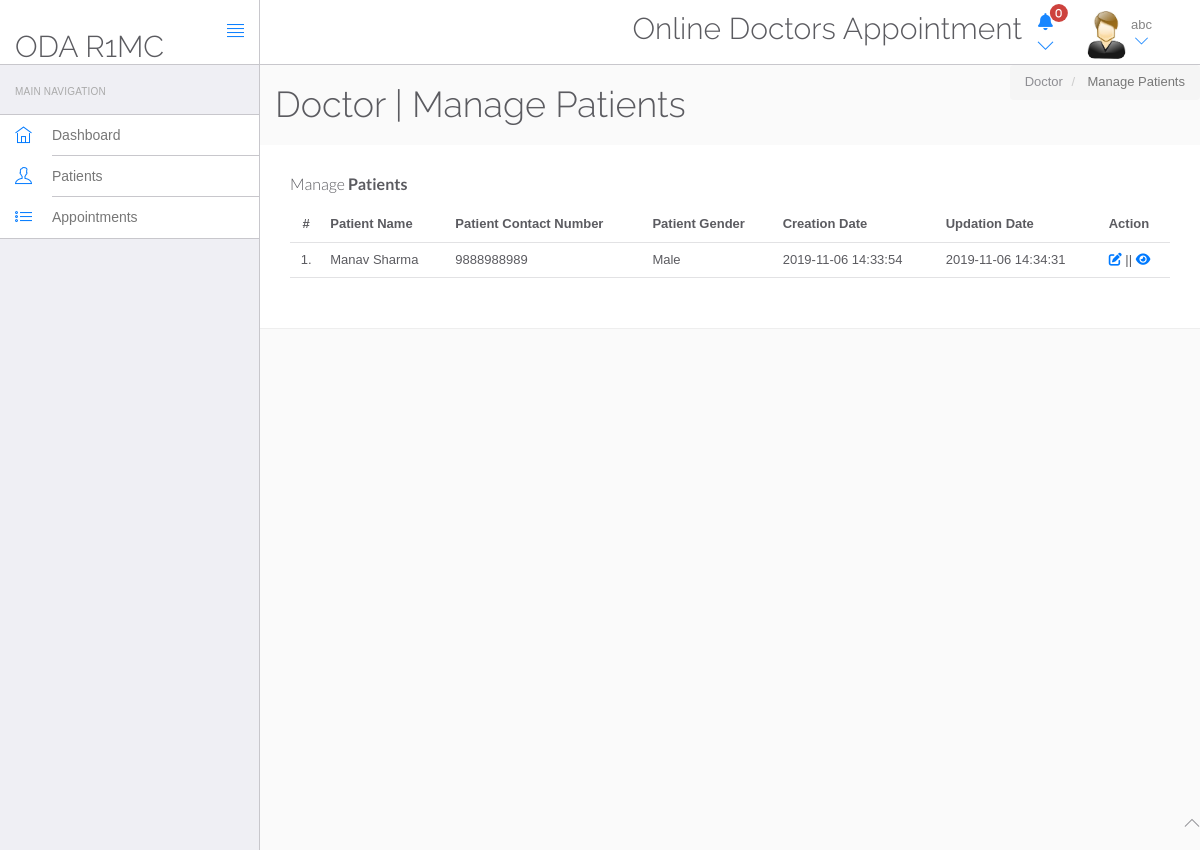
The page /users/doctor/manage-patient.php (signed in) on the database its author committed.
### tables this page shows
CREATE TABLE `doctors` (
  `id` int(11) NOT NULL,
  `specilization` varchar(255) DEFAULT NULL,
  `doctorName` varchar(255) DEFAULT NULL,
  `address` longtext DEFAULT NULL,
  `docFees` varchar(255) DEFAULT NULL,
  `contactno` bigint(11) DEFAULT NULL,
  `docEmail` varchar(255) DEFAULT NULL,
  `password` varchar(255) DEFAULT NULL,
  `creationDate` timestamp NULL DEFAULT current_timestamp(),
  `updationDate` timestamp NULL DEFAULT NULL ON UPDATE current_timestamp()
);

CREATE TABLE `tblpatient` (
  `ID` int(10) NOT NULL,
  `Docid` int(10) DEFAULT NULL,
  `PatientName` varchar(200) DEFAULT NULL,
  `PatientContno` bigint(10) DEFAULT NULL,
  `PatientEmail` varchar(200) DEFAULT NULL,
  `PatientGender` varchar(50) DEFAULT NULL,
  `PatientAdd` mediumtext DEFAULT NULL,
  `PatientAge` int(10) DEFAULT NULL,
  `PatientMedhis` mediumtext DEFAULT NULL,
  `CreationDate` timestamp NULL DEFAULT current_timestamp(),
  `UpdationDate` timestamp NULL DEFAULT NULL ON UPDATE current_timestamp()
);

### users/doctor/manage-patient.php (the view, shortened to what this page needs)
<?php
include('include/config.php');
?>
<!DOCTYPE html>
<html lang="en">
	<head>
		<link rel="stylesheet" href="vendor/bootstrap/css/bootstrap.min.css">
		<link rel="stylesheet" href="vendor/fontawesome/css/font-awesome.min.css">
		<link rel="stylesheet" href="vendor/themify-icons/themify-icons.min.css">
		<link href="vendor/animate.css/animate.min.css" rel="stylesheet" media="screen">
		<link href="vendor/perfect-scrollbar/perfect-scrollbar.min.css" rel="stylesheet" media="screen">
		<link href="vendor/switchery/switchery.min.css" rel="stylesheet" media="screen">
		<link href="vendor/bootstrap-touchspin/jquery.bootstrap-touchspin.min.css" rel="stylesheet" media="screen">
		<link href="vendor/select2/select2.min.css" rel="stylesheet" media="screen">
		<link href="vendor/bootstrap-datepicker/bootstrap-datepicker3.standalone.min.css" rel="stylesheet" media="screen">
		<link href="vendor/bootstrap-timepicker/bootstrap-timepicker.min.css" rel="stylesheet" media="screen">
		<link rel="stylesheet" href="assets/css/styles.css">
		<link rel="stylesheet" href="assets/css/plugins.css">
		<link rel="stylesheet" href="assets/css/themes/theme-1.css" id="skin_color" />
	</head>
	<body>
		<div id="app">
<?php include('include/sidebar.php');?>
<div class="app-content">
<?php include('include/header.php');?>
<div class="main-content" >
<div class="wrap-content container" id="container">
<div class="row">
<div class="col-sm-8">
<h1 class="mainTitle">Doctor | Manage Patients</h1>
</div>
<ol class="breadcrumb" style="float: right;">
<li >
<span>Doctor</span>
</li>
<li class="active">
<span>Manage Patients</span>
</li>
</ol>
</div>
<div class="container-fluid container-fullw bg-white">
<div class="row">
<div class="col-md-12">
<h5 class="over-title margin-bottom-15" >Manage <span class="text-bold">Patients</span></h5>
<table class="table table-hover" id="sample-table-1">
<thead>
<tr>
<th class="center">#</th>
<th>Patient Name</th>
<th>Patient Contact Number</th>
<th>Patient Gender </th>
<th>Creation Date </th>
<th>Updation Date </th>
<th>Action</th>
</tr>
</thead>
<tbody>
<?php
$docid=$_SESSION['id'];
$sql=mysqli_query($con,"select * from tblpatient where Docid='$docid' ");
$cnt=1;
while($row=mysqli_fetch_array($sql))
{
?>
<tr>
<td class="center"><?php echo $cnt;?>.</td>
<td class="hidden-xs"><?php echo $row['PatientName'];?></td>
<td><?php echo $row['PatientContno'];?></td>
<td><?php echo $row['PatientGender'];?></td>
<td><?php echo $row['CreationDate'];?></td>
<td><?php echo $row['UpdationDate'];?>
</td>
<td>
<a href="edit-patient.php?editid=<?php echo $row['ID'];?>"><i class="fa fa-edit"></i></a> || <a href="view-patient.php?viewid=<?php echo $row['ID'];?>"><i class="fa fa-eye"></i></a>
</td>
</tr>
<?php
$cnt=$cnt+1;
 }?></tbody>
</table>
</div>
</div>
</div>
</div>
</div>
</div>
</div>
	<?php include('include/footer.php');?>
	</body>
</html>

### users/doctor/include/header.php (shortened to what this page needs)
<?php
	$sql_get=mysqli_query($con, "SELECT * FROM appointment WHERE userStatus='1' && doctorStatus='1' && doctorId='".$_SESSION['id']."' ");
	$count=mysqli_num_rows($sql_get);
?>
<!DOCTYPE html>
<html>
<head>
</head>
<link rel="stylesheet" href="https://cdnjs.cloudflare.com/ajax/libs/font-awesome/6.0.0/css/all.min.css" />
<body>
<header class="navbar navbar-default navbar-static-top">
					<div class="navbar-header">
						<a class="navbar-brand" href="#">
							<h2 style="padding-top:20% ">ODA R1MC</h2>
						</a>
						<a href="#" class="sidebar-toggler pull-right visible-md visible-lg" data-toggle-class="app-sidebar-closed" data-toggle-target="#app">
							<i class="ti-align-justify"></i>
						</a>
					</div>
					<div class="navbar-collapse collapse">
						<ul class="nav navbar-right">
								<li  style="padding-top:2% ">
								<h2>Online Doctors Appointment</h2>
							</li>
							<li class="dropdown notif">
									<a href class="dropdown-toggle" data-toggle="dropdown" id="navbarDropdown" role="button" aria-haspopup="true" aria-expanded="false">
										<i class="fa-solid fa-bell"><span class="badge badge-light"><?php echo $count; ?></span></i>
										<i class="ti-angle-down"></i></i></span>
								</li>
							<li class="dropdown current-user">
								<a href class="dropdown-toggle" data-toggle="dropdown">
									<img src="assets/images/images.jpg" > <span class="username">
									<?php $query=mysqli_query($con,"select doctorName from doctors where id='".$_SESSION['id']."'");
while($row=mysqli_fetch_array($query))
{
	echo $row['doctorName'];
}
									?> <i class="ti-angle-down"></i></i></span>
								</a>
							</li>
						</ul>
					</div>
				</header>
</body>
</html>

### users/doctor/assets/css/themes/theme-1.css (style rules this page uses)
body { background: #FAFAFA; }
header .navbar-header { background: #ffffff !important; border-right-color: #c8c7cc !important; border-bottom-color: #c8c7cc !important; }
header .navbar-header .sidebar-toggler, header .navbar-header .sidebar-mobile-toggler { color: #007aff !important; }
header .navbar-header .navbar-brand { color: #777 !important; }
header .navbar-collapse { background: #ffffff !important; border-bottom-color: #c8c7cc !important; box-shadow: none !important; }
header .navbar-collapse .navbar-right > li > a { color: #777; }
header .navbar-collapse .navbar-right > li > a i { color: #007aff !important; }

### rows shown on the page
doctors: doctorName "abc"
tblpatient: PatientName "Manav Sharma", PatientContno "9888988989", PatientGender "Male", CreationDate "2019-11-06 14:33:54", UpdationDate "2019-11-06 14:34:31"

### other values the page prints
$count "0"
